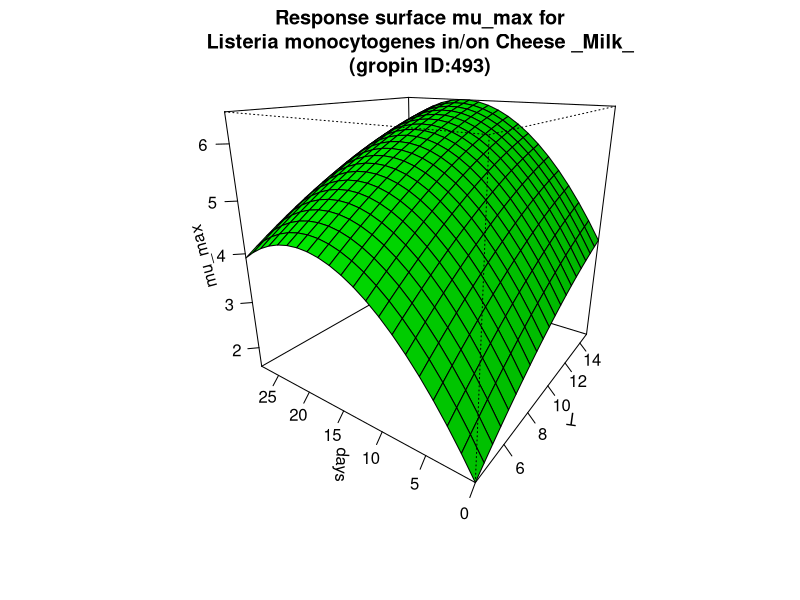

This figure's R source:
#############################
# start of Parameter script
#############################
T <- seq(4.004,14.985014985015,length.out=21)
days <- seq(0,27.972027972028,length.out=21)
#############################
# end of Parameter script
#############################
############################# 
# start of Model script Gropin ID 493 
#############################
 
# constant coefficients for this model
 
variables <- data.frame(T,days)
argumentsPar <- expand.grid(variables)
 
# heart of the model
response_surface <- function(T,days) {
   mumax <-0.247+0.297*days+0.363*T-0.0075*(days^2)-0.00832*(T^2)-0.000796*T*days

return(mumax=mumax)
} 

# output parameters
mumax <- cbind(argumentsPar,response_surface(argumentsPar['T'],argumentsPar['days']))
colnames(mumax) <- c(colnames(argumentsPar),'mumax')
#############################
# End of Model script
#############################
############################# 
# start of Visualisation script Gropin ID 493 
#############################
persp(T,days,matrix(unlist(mumax$mumax),nrow=21),col = 'green',xlab='T',ylab='days',zlab='mu_max',main='Response surface mu_max for
Listeria monocytogenes in/on Cheese _Milk_
(gropin ID:493)',theta=305,phi=20,shade=0.25,ticktype = 'detailed')
#############################
# End of Visualisation script
#############################
